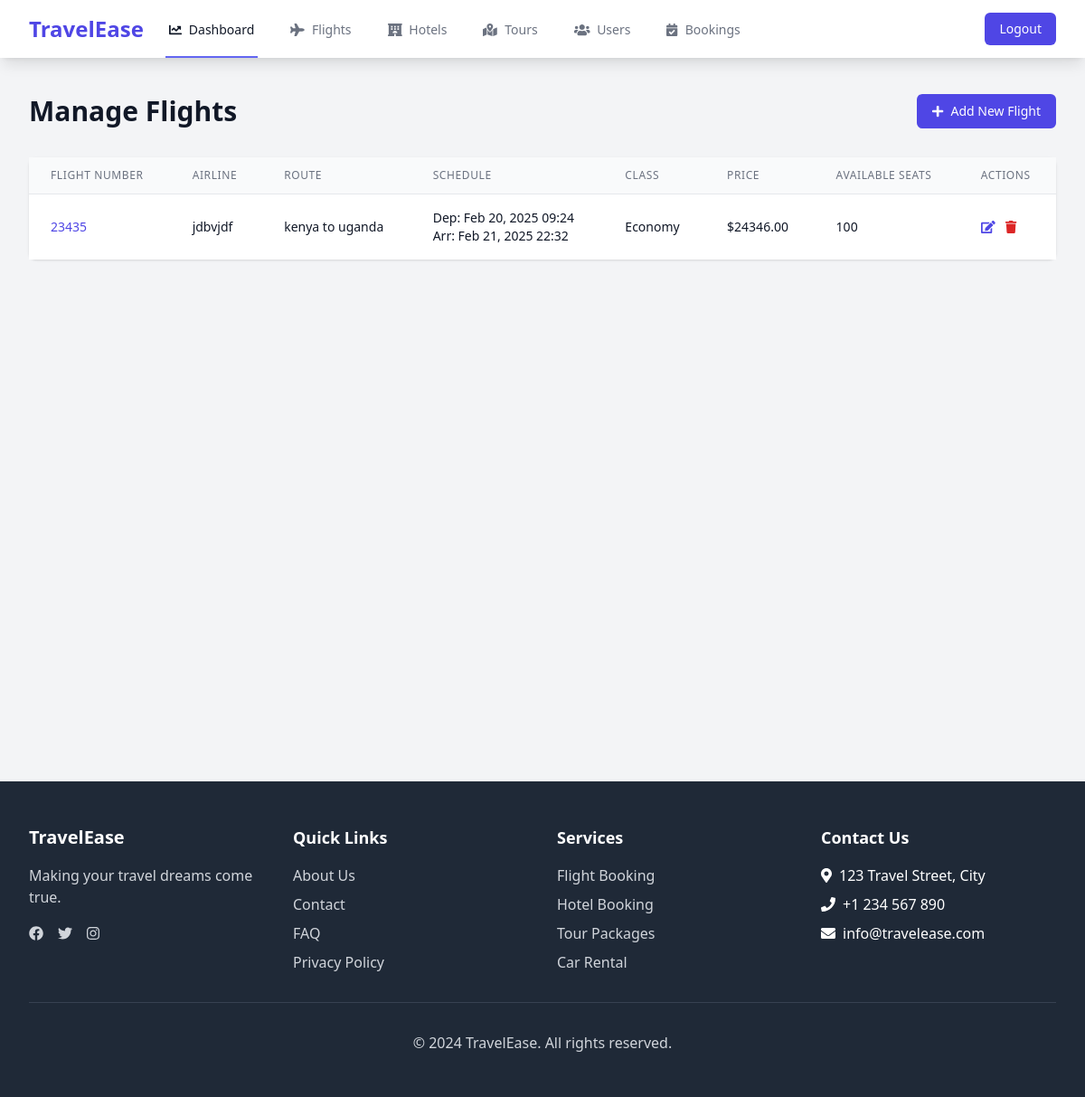
The app's page /manage/flights/ (signed in) with its own data.
### core/models.py (models this page shows, shortened)
class Flight(models.Model):
    ECONOMY = 'economy'
    BUSINESS = 'business'
    FIRST = 'first'
    CLASS_CHOICES = [
        (ECONOMY, 'Economy'),
        (BUSINESS, 'Business'),
        (FIRST, 'First'),
    ]
    flight_number = models.CharField(max_length=10)
    airline = models.CharField(max_length=100)
    departure_city = models.CharField(max_length=100)
    arrival_city = models.CharField(max_length=100)
    departure_time = models.DateTimeField()
    arrival_time = models.DateTimeField()
    price = models.DecimalField(max_digits=10, decimal_places=2)
    available_seats = models.IntegerField()
    travel_class = models.CharField(max_length=10, choices=CLASS_CHOICES, default=ECONOMY)
    created_at = models.DateTimeField(auto_now_add=True)
    updated_at = models.DateTimeField(auto_now=True)
    class Meta:
        ordering = ['departure_time']

### core/views.py (the view)
# urls.py: path('manage/flights/', views.manage_flights, name='manage_flights'),
@login_required
def manage_flights(request):
    if not request.user.role == 'admin':
        messages.error(request, 'You do not have permission to access this page.')
        return redirect('dashboard')
    flights = Flight.objects.all().order_by('-created_at')
    return render(request, 'dashboard/manage_flights.html', {'flights': flights})

### templates/dashboard/manage_flights.html (shortened to what this page needs)
{% extends 'base.html' %}
{% load static %}
{% block content %}
<div class="min-h-screen bg-gray-100">
    <div class="py-10">
        <header>
            <div class="max-w-7xl mx-auto px-4 sm:px-6 lg:px-8">
                <div class="flex justify-between items-center">
                    <h1 class="text-3xl font-bold leading-tight text-gray-900">Manage Flights</h1>
                    <a href="{% url 'add_flight' %}" class="inline-flex items-center px-4 py-2 border border-transparent text-sm font-medium rounded-md text-white bg-indigo-600 hover:bg-indigo-700">
                        <i class="fas fa-plus mr-2"></i>
                        Add New Flight
                    </a>
                </div>
            </div>
        </header>
        <main>
            <div class="max-w-7xl mx-auto sm:px-6 lg:px-8">
                <div class="mt-8">
                    <div class="bg-white shadow sm:rounded-lg">
                        {% if flights %}
                            <div class="overflow-x-auto">
                                <table class="min-w-full divide-y divide-gray-200">
                                    <thead class="bg-gray-50">
                                        <tr>
                                            <th scope="col" class="px-6 py-3 text-left text-xs font-medium text-gray-500 uppercase tracking-wider">Flight Number</th>
                                            <th scope="col" class="px-6 py-3 text-left text-xs font-medium text-gray-500 uppercase tracking-wider">Airline</th>
                                            <th scope="col" class="px-6 py-3 text-left text-xs font-medium text-gray-500 uppercase tracking-wider">Route</th>
                                            <th scope="col" class="px-6 py-3 text-left text-xs font-medium text-gray-500 uppercase tracking-wider">Schedule</th>
                                            <th scope="col" class="px-6 py-3 text-left text-xs font-medium text-gray-500 uppercase tracking-wider">Class</th>
                                            <th scope="col" class="px-6 py-3 text-left text-xs font-medium text-gray-500 uppercase tracking-wider">Price</th>
                                            <th scope="col" class="px-6 py-3 text-left text-xs font-medium text-gray-500 uppercase tracking-wider">Available Seats</th>
                                            <th scope="col" class="px-6 py-3 text-left text-xs font-medium text-gray-500 uppercase tracking-wider">Actions</th>
                                        </tr>
                                    </thead>
                                    <tbody class="bg-white divide-y divide-gray-200">
                                        {% for flight in flights %}
                                            <tr>
                                                <td class="px-6 py-4 whitespace-nowrap text-sm font-medium text-indigo-600">{{ flight.flight_number }}</td>
                                                <td class="px-6 py-4 whitespace-nowrap text-sm text-gray-900">{{ flight.airline }}</td>
                                                <td class="px-6 py-4 whitespace-nowrap text-sm text-gray-900">
                                                    {{ flight.departure_city }} to {{ flight.arrival_city }}
                                                </td>
                                                <td class="px-6 py-4 whitespace-nowrap text-sm text-gray-900">
                                                    <div>Dep: {{ flight.departure_time|date:"M d, Y H:i" }}</div>
                                                    <div>Arr: {{ flight.arrival_time|date:"M d, Y H:i" }}</div>
                                                </td>
                                                <td class="px-6 py-4 whitespace-nowrap text-sm text-gray-900">
                                                    {{ flight.get_travel_class_display }}
                                                </td>
                                                <td class="px-6 py-4 whitespace-nowrap text-sm text-gray-900">${{ flight.price }}</td>
                                                <td class="px-6 py-4 whitespace-nowrap text-sm text-gray-900">{{ flight.available_seats }}</td>
                                                <td class="px-6 py-4 whitespace-nowrap text-sm font-medium space-x-2">
                                                    <a href="{% url 'edit_flight' flight.id %}" class="text-indigo-600 hover:text-indigo-900">
                                                        <i class="fas fa-edit"></i>
                                                    </a>
                                                    <a href="{% url 'delete_flight' flight.id %}" class="text-red-600 hover:text-red-900" onclick="return confirm('Are you sure you want to delete this flight?')">
                                                        <i class="fas fa-trash"></i>
                                                    </a>
                                                </td>
                                            </tr>
                                        {% endfor %}
                                    </tbody>
                                </table>
                            </div>
                        {% endif %}
                    </div>
                </div>
            </div>
        </main>
    </div>
</div>
{% endblock %}

### records on screen
Flight: flight_number "23435", airline "jdbvjdf", departure_city "kenya", arrival_city "uganda", departure_time "Feb 20, 2025 09:24", arrival_time "Feb 21, 2025 22:32", travel_class "Economy", price "24346.00", available_seats "100"
